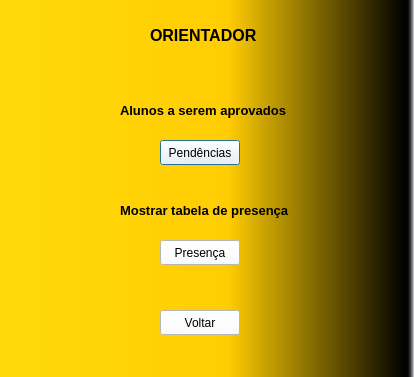
<?xml version="1.0" encoding="UTF-8"?>
<ui version="4.0">
 <class>InterfaceOrientador</class>
 <widget class="QDialog" name="InterfaceOrientador">
  <property name="geometry">
   <rect>
    <x>0</x>
    <y>0</y>
    <width>414</width>
    <height>377</height>
   </rect>
  </property>
  <property name="windowTitle">
   <string>Dialog</string>
  </property>
  <property name="styleSheet">
   <string notr="true">QDialog{
background-color: qlineargradient(spread:pad, x1:0, y1:0, x2:1, y2:0, stop:0 rgba(255, 218, 8, 255), stop:0.55 rgba(255, 205, 3, 255), stop:0.98 rgba(0, 0, 0, 255), stop:1 rgba(0, 0, 0, 0));
}
</string>
  </property>
  <widget class="QLabel" name="label_2">
   <property name="geometry">
    <rect>
     <x>120</x>
     <y>100</y>
     <width>241</width>
     <height>21</height>
    </rect>
   </property>
   <property name="font">
    <font>
     <pointsize>10</pointsize>
     <weight>75</weight>
     <bold>true</bold>
    </font>
   </property>
   <property name="styleSheet">
    <string notr="true">color:rgb(0, 0, 0)</string>
   </property>
   <property name="text">
    <string>Alunos a serem aprovados</string>
   </property>
  </widget>
  <widget class="QPushButton" name="pendencias">
   <property name="geometry">
    <rect>
     <x>160</x>
     <y>140</y>
     <width>80</width>
     <height>25</height>
    </rect>
   </property>
   <property name="styleSheet">
    <string notr="true">color:rgb(0, 0, 0);
background-color: rgb(255, 255, 255);</string>
   </property>
   <property name="text">
    <string>Pendências</string>
   </property>
  </widget>
  <widget class="QLabel" name="label_4">
   <property name="geometry">
    <rect>
     <x>150</x>
     <y>20</y>
     <width>141</width>
     <height>31</height>
    </rect>
   </property>
   <property name="font">
    <font>
     <pointsize>12</pointsize>
     <weight>75</weight>
     <bold>true</bold>
    </font>
   </property>
   <property name="styleSheet">
    <string notr="true">color:rgb(0, 0, 0)</string>
   </property>
   <property name="text">
    <string>ORIENTADOR</string>
   </property>
  </widget>
  <widget class="QPushButton" name="voltar">
   <property name="geometry">
    <rect>
     <x>160</x>
     <y>310</y>
     <width>80</width>
     <height>25</height>
    </rect>
   </property>
   <property name="styleSheet">
    <string notr="true">color:rgb(0, 0, 0);
background-color: rgb(255, 255, 255);</string>
   </property>
   <property name="text">
    <string>Voltar</string>
   </property>
  </widget>
  <widget class="QLabel" name="label_3">
   <property name="geometry">
    <rect>
     <x>120</x>
     <y>200</y>
     <width>231</width>
     <height>21</height>
    </rect>
   </property>
   <property name="font">
    <font>
     <pointsize>10</pointsize>
     <weight>75</weight>
     <bold>true</bold>
    </font>
   </property>
   <property name="styleSheet">
    <string notr="true">color:rgb(0, 0, 0)</string>
   </property>
   <property name="text">
    <string>Mostrar tabela de presença</string>
   </property>
  </widget>
  <widget class="QPushButton" name="tabela">
   <property name="geometry">
    <rect>
     <x>160</x>
     <y>240</y>
     <width>80</width>
     <height>25</height>
    </rect>
   </property>
   <property name="styleSheet">
    <string notr="true">color:rgb(0, 0, 0);
background-color: rgb(255, 255, 255);</string>
   </property>
   <property name="text">
    <string>Presença</string>
   </property>
  </widget>
 </widget>
 <resources/>
 <connections/>
</ui>
